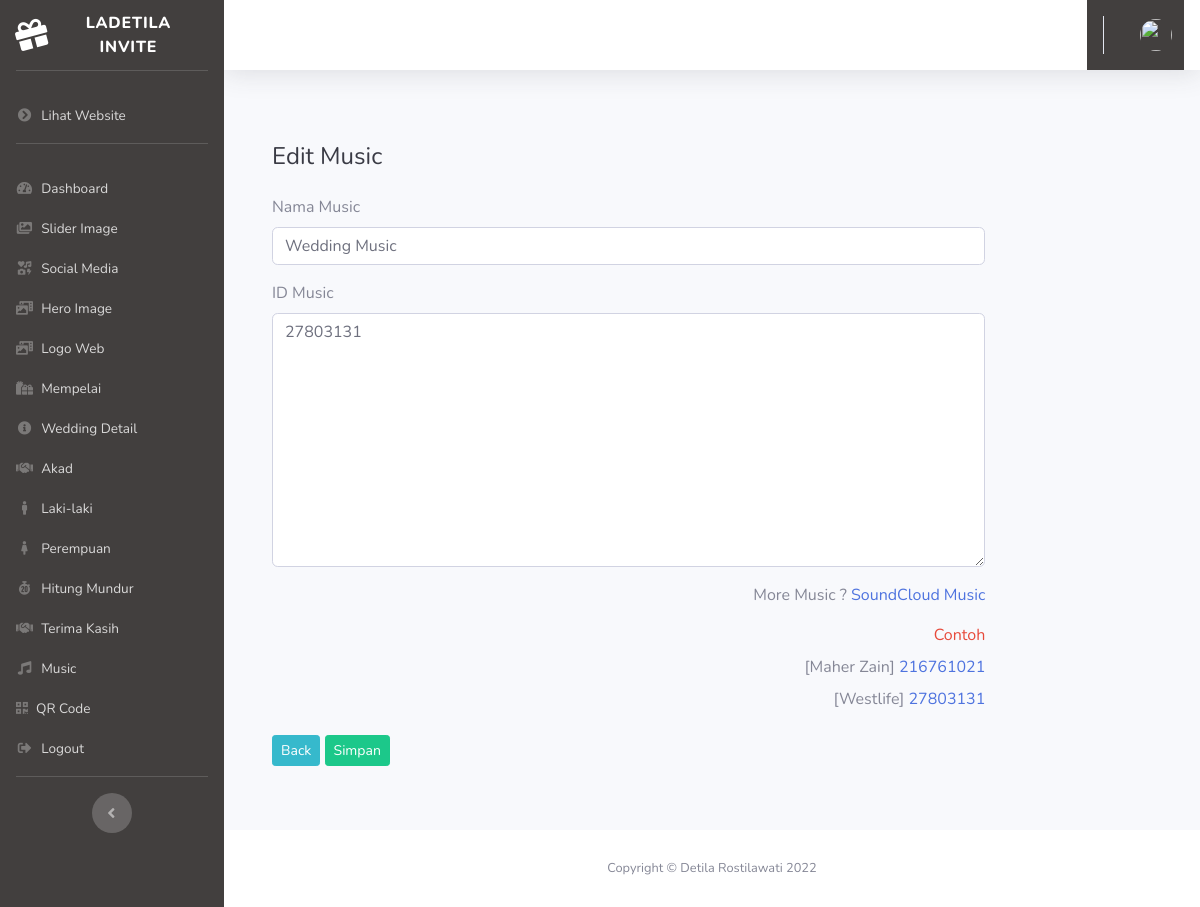
Page /admin/edit_music/1 on the committed database.
### tables this page shows
CREATE TABLE `user_sub_menu` (
  `id` int(11) NOT NULL,
  `title` varchar(128) NOT NULL,
  `url` varchar(128) NOT NULL,
  `icon` varchar(128) NOT NULL
);

CREATE TABLE `music` (
  `id` int(11) NOT NULL,
  `nama` varchar(100) NOT NULL,
  `id_music` varchar(1000) NOT NULL
);

### application/controllers/Admin.php (called while the page is built, shortened)
<?php
class Admin extends CI_Controller
{
    public function edit_music($id)
    {
        $data['title'] = 'Edit Music';
        $data['user'] = $this->db->get_where('user', ['email' => $this->session->userdata('email')])->row_array();
        $data['music'] = $this->db->get_where('music', ['id' => $id])->row_array();
        $this->form_validation->set_rules('nama', 'Nama', 'required');
        $this->form_validation->set_rules('id_music', 'ID Music', 'required');
        if ($this->form_validation->run() == false) {
            $this->load->view('templates/header', $data);
            $this->load->view('templates/sidebar', $data);
            $this->load->view('templates/topbar', $data);
            $this->load->view('admin/edit_music', $data);
            $this->load->view('templates/footer');
        }
    }
}

### index.php (called while the page is built, shortened)
<?php
require_once BASEPATH.'core/CodeIgniter.php';

### application/views/admin/edit_music.php (the view, shortened to what this page needs)
<div class="row">
    <div class="col-lg-10">
        <div class="p-5">
            <div class="text-left">
                <h1 class="h4 text-gray-900 mb-4"><?= $title; ?></h1>
            </div>
            <form method="POST" action="<?= base_url('admin/edit_music/') . $music['id']; ?>" enctype="multipart/form-data">
                <div class="form-group">
                    <label for="nama">Nama Music</label>
                    <input type="text" class="form-control form-control-user" id="nama" name="nama" value="<?= $music['nama']; ?>">
                </div>
                <div class="form-group">
                    <label for="id_music">ID Music</label>
                    <textarea class="form-control" name="id_music" id="id_music" cols="10" rows="10"><?= $music['id_music']; ?></textarea>
                </div>
                <p class="text-right">More Music ? <a href="https://soundcloud.com/discover" target="_blank">SoundCloud Music</a></p>
                <p class="text-right text-danger mb-2">Contoh</p>
                <p class="text-right mb-2">[Maher Zain]<a href="#" target="_blank"> 216761021 </a></p>
                <p class="text-right mb-2"> [Westlife]<a href="#" target="_blank"> 27803131</a></p>
                <a class="btn btn-sm btn-info text-decoration-none" href="<?= base_url('admin/music') ?>">Back</a>
                <button type="submit" class="btn btn-sm btn-success my-3">
                    Simpan
                </button>
            </form>
        </div>
    </div>
</div>

### application/views/templates/sidebar.php (shortened to what this page needs)
<ul class="navbar-nav sidebar sidebar-dark accordion" id="accordionSidebar">
    <a class="sidebar-brand d-flex align-items-center justify-content-center" href="<?= base_url('auth'); ?>">
        <div class="sidebar-brand-icon rotate-n-15">
            <i class="fas fa-gift"></i>
        </div>
        <div class="sidebar-brand-text mx-3">Ladetila Invite</div>
    </a>
    <hr class="sidebar-divider">
    <li class="nav-item">
        <a class="nav-link" href="<?= base_url() ?>">
            <i class="fas fa-fw fa-chevron-circle-right"></i>
            <span>Lihat Website</span></a>
    </li>
    <hr class="sidebar-divider">
    <?php
    $querySubMenu = "SELECT *
                  FROM user_sub_menu
                  ";
    $subMenu = $this->db->query($querySubMenu)->result_array();
    ?>
    <?php foreach ($subMenu as $sm) : ?>
        <?php if ($title == $sm['title']) : ?>
            <li class="nav-item active">
            <?php else : ?>
            <li class="nav-item">
            <?php endif; ?>
            <a class="nav-link pb-0" href="<?= base_url($sm['url']); ?>">
                <i class="<?= $sm['icon']; ?>"></i>
                <span><?= $sm['title']; ?></span></a>
            </li>
        <?php endforeach; ?>
        <li class="nav-item">
            <a class="nav-link" href="<?= base_url('auth/logout') ?>">
                <i class="fas fa-fw fa-sign-out-alt" data-dismiss="modal"></i>
                <span>Logout</span></a>
        </li>
        <hr class="sidebar-divider">
        <div class="text-center d-none d-md-inline">
            <button class="rounded-circle border-0" id="sidebarToggle"></button>
        </div>
</ul>

### application/views/templates/sidebar.php (style rules this page uses)
ul { background: linear-gradient(to right, #423F3E 0%, #423F3E 0%); }

### rows in the picture
user_sub_menu: title "Dashboard"
user_sub_menu: title "Slider Image"
user_sub_menu: title "Social Media"
user_sub_menu: title "Hero Image"
user_sub_menu: title "Logo Web"
user_sub_menu: title "Mempelai"
user_sub_menu: title "Wedding Detail"
user_sub_menu: title "Akad"
user_sub_menu: title "Laki-laki"
user_sub_menu: title "Perempuan"
user_sub_menu: title "Hitung Mundur"
user_sub_menu: title "Terima Kasih"
user_sub_menu: title "Music"
user_sub_menu: title "QR Code"
music: nama "Wedding Music", id_music "27803131"

### other values in the picture
$title "Edit Music"
